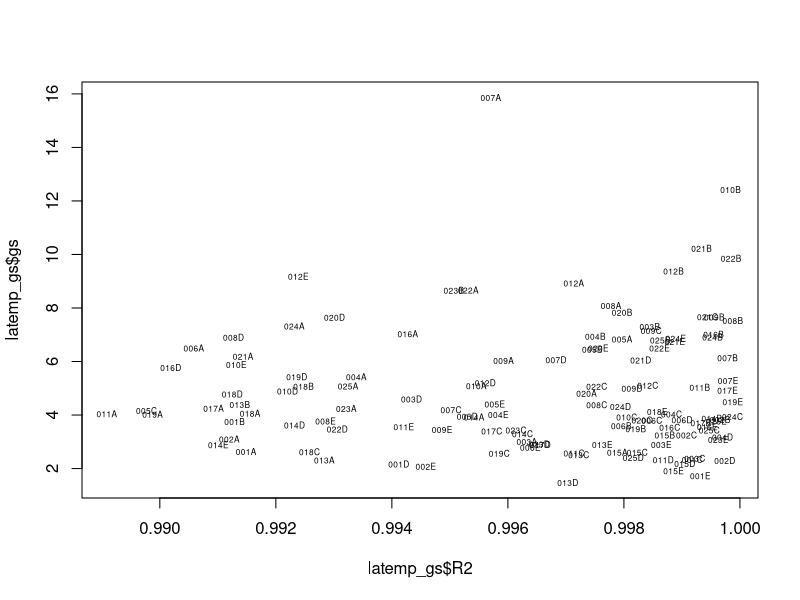
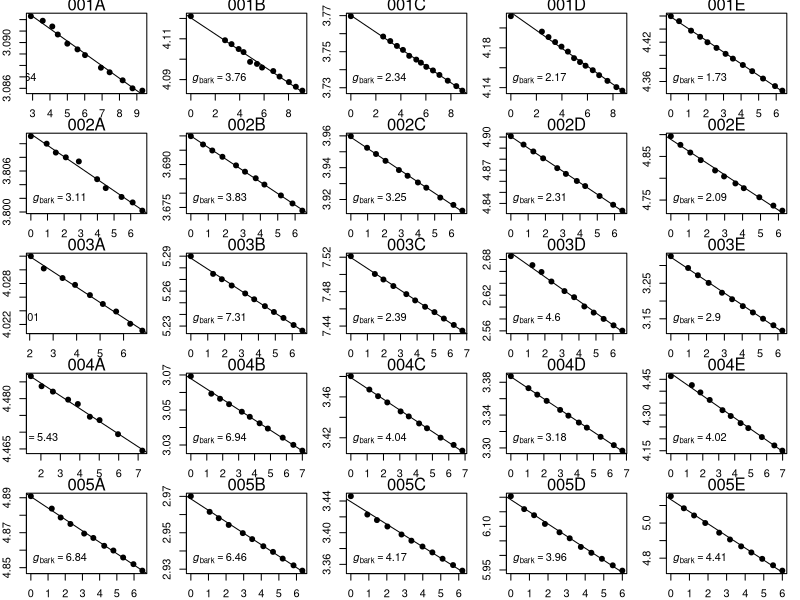
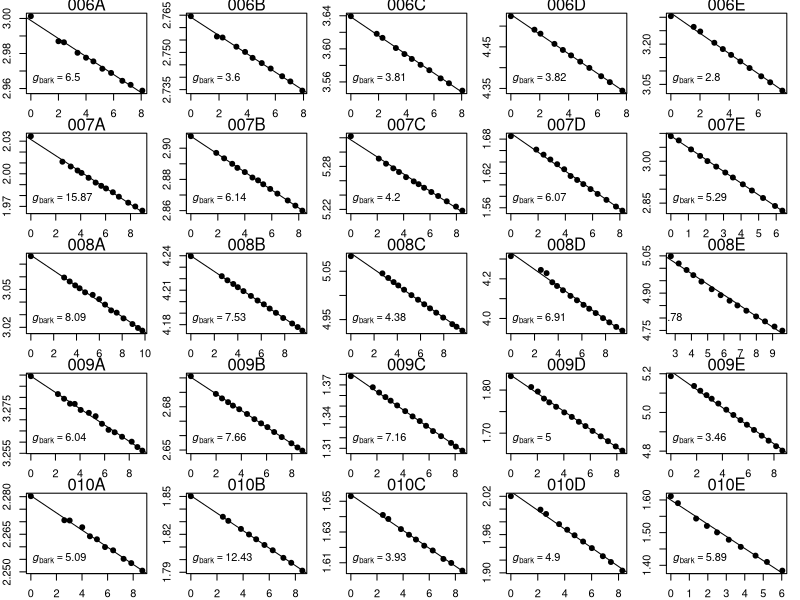
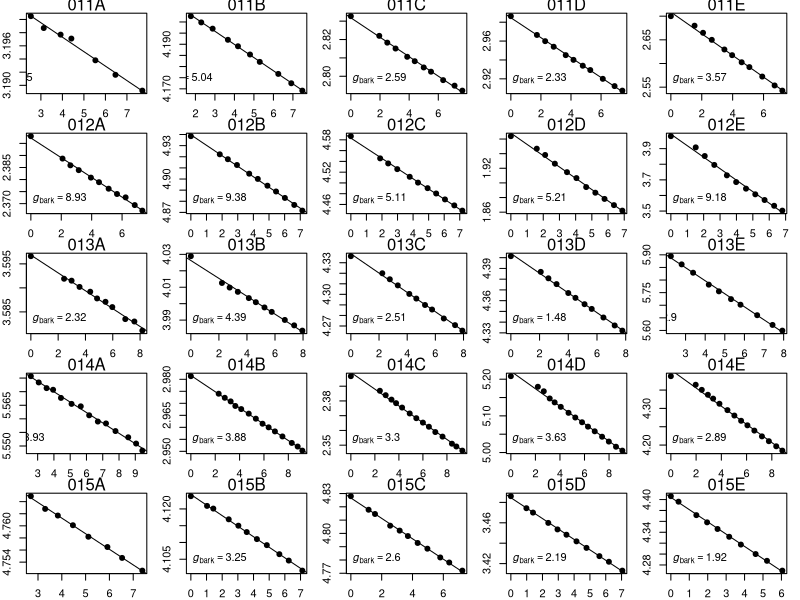
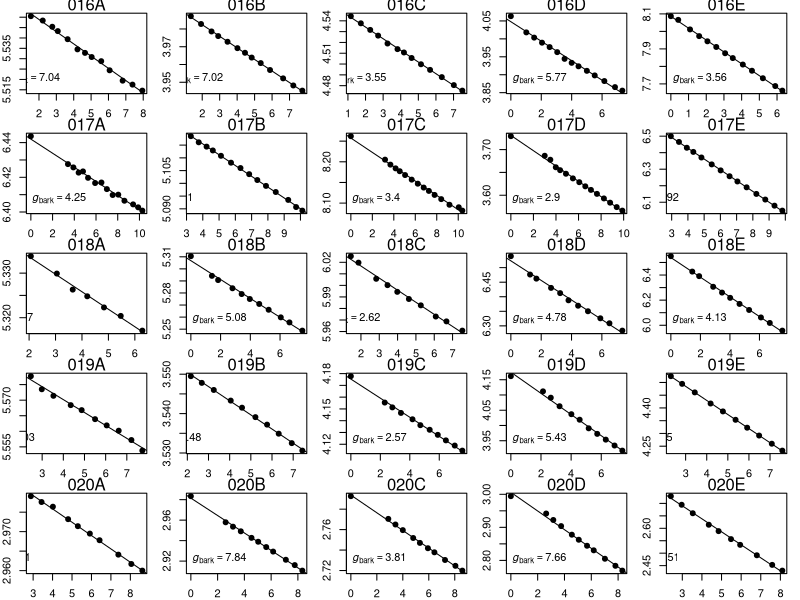
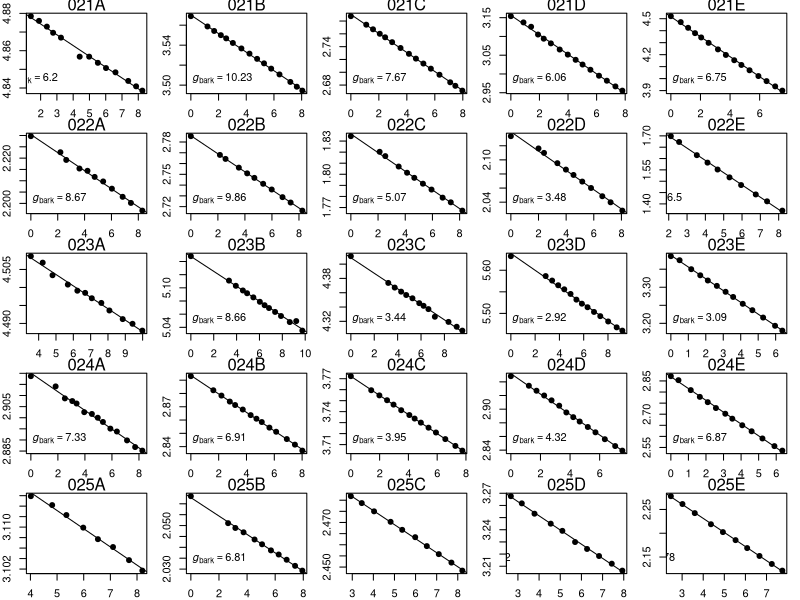
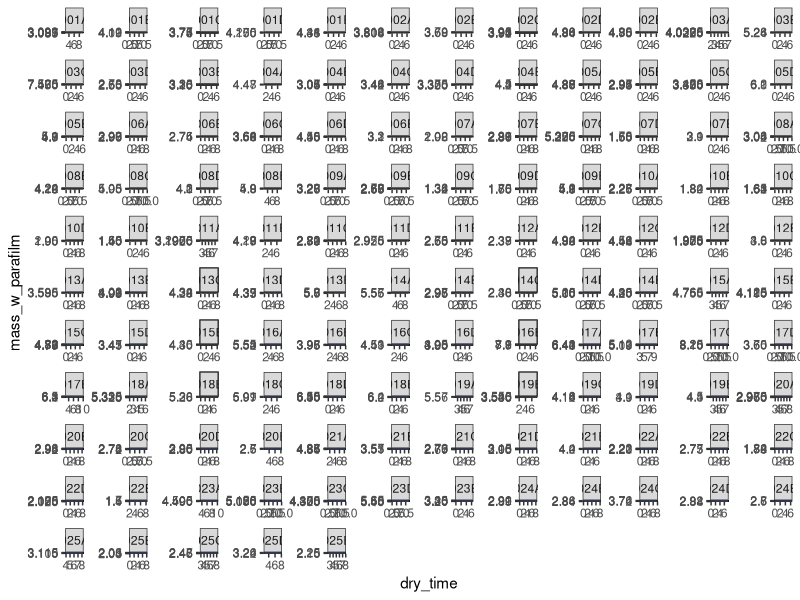

The R source for these figures, in order: (Note: this script raises an error after producing the figures.)
setwd("E://LSU//research//gbark_temperature")
library(MASS)
library(leaps)
library(dplyr)
latemp1<-read.csv("temperature x gbark dry down.csv")
#colnames(latemp1)<-c("tag","date","sp",	"treatment"	,"segment_location",	"segment"	,"mass_w_parafilm",	"hour",	"minute")

#latemp1$tag<-as.numeric(latemp1$tag)
#latemp1$sp[is.na(latemp1$sp)] = "NA"
#latemp1$ob<-seq(1,length(latemp1$tag),1)


#make date and time readable
latemp1$time<-paste(latemp1$hour,latemp1$minute,sep=":")
latemp1$date_and_time1<-paste(latemp1$measurement_date,latemp1$time,sep=" ")
latemp1$rtime<-as.POSIXct(latemp1$date_and_time1,format="%Y.%m.%d %H:%M")

###calculate hours of dry down 
###What is end included time?
latemp_dry1<-data.frame(matrix(nrow=0,ncol=3,data=NA))
names(latemp_dry1)<-c("segment","start_time","end_time")


for(i in unique(latemp1$segment[!is.na(latemp1$mass_w_parafilm)]))
{latemp_dry1[i,1]<-paste(i)
latemp_dry1[i,2]<-paste(min(latemp1$rtime[latemp1$segment==i]))
#latemp_dry1[i,3]<-paste(max(latemp1$rtime[latemp1$exclude==0 & latemp1$tag==i]))
latemp_dry1[i,3]<-paste(max(latemp1$rtime[latemp1$segment==i]))}

latemp_dry1$start_time<-as.POSIXct(latemp_dry1$start_time,format="%Y-%m-%d %H:%M")
#latemp_dry1$end_included_time<-as.POSIXct(latemp_dry1$end_included_time,format="%Y-%m-%d %H:%M")
latemp_dry1$end_time<-as.POSIXct(latemp_dry1$end_time,format="%Y-%m-%d %H:%M")
latemp_dry1$total_time<-as.numeric(latemp_dry1$end_time-latemp_dry1$start_time)


#
latemp<-merge(latemp1,latemp_dry1,by="segment")
latemp$dry_time<-(as.numeric(latemp$rtime-latemp$start_time))/3600


#get the R^2 for each segment
x<-latemp$mass_w_parafilm[latemp$segment=="023E"]
y<-as.numeric(latemp$dry_time[latemp$segment=="023E"])

for(i in 1:length(x))
{xi<-x[x<= c(sort(x)[length(x)+1-i])]
yi<-y[y>= c(sort(y,decreasing=T)[length(y)+1-i])]
lm<-lm(xi~yi)
print(summary(lm)$r.squared)
}

##Make it for each segment, a function?
r2_exclude=function(a){
  x<-latemp$mass_w_parafilm[latemp$segment==a]
  y<-as.numeric(latemp$dry_time[latemp$segment==a])
  
  for(i in 1:length(x))
  {xi<-x[x<= c(sort(x)[length(x)+1-i])]
  yi<-y[y>= c(sort(y,decreasing=T)[length(y)+1-i])]
  lm<-lm(xi~yi)
  print(summary(lm)$r.squared)
  }
}

#R2>0.99
  
###Input the excluded data
latemp2<-read.csv("temperature x gbark dry down_exclude.csv")
colnames(latemp2)<-c("tag","collection_date","round","date","sp",	"treatment"	,"treatment_ID",	"segment"	,"mass_w_parafilm",	"exclude","hour",	"minute")


#make date and time readable
latemp2$time<-paste(latemp2$hour,latemp2$minute,sep=":")
latemp2$date_and_time1<-paste(latemp2$date,latemp2$time,sep=" ")
latemp2$rtime<-as.POSIXct(latemp2$date_and_time1,format="%Y.%m.%d %H:%M")

###calculate hours of dry down 
###What is end included time?
latemp_dry2<-data.frame(matrix(nrow=0,ncol=4,data=NA))
names(latemp_dry2)<-c("segment","start_time","end_included_time","end_time")


for(i in unique(latemp2$segment[!is.na(latemp2$mass_w_parafilm)]))
{latemp_dry2[i,1]<-paste(i)
latemp_dry2[i,2]<-paste(min(latemp2$rtime[latemp2$segment==i]))
latemp_dry2[i,3]<-paste(max(latemp2$rtime[latemp2$exclude==0 & latemp2$segment==i]))
latemp_dry2[i,4]<-paste(max(latemp2$rtime[latemp2$segment==i]))}

latemp_dry2$start_time<-as.POSIXct(latemp_dry2$start_time,format="%Y-%m-%d %H:%M")
latemp_dry2$end_included_time<-as.POSIXct(latemp_dry2$end_included_time,format="%Y-%m-%d %H:%M")
latemp_dry2$end_time<-as.POSIXct(latemp_dry2$end_time,format="%Y-%m-%d %H:%M")
latemp_dry2$total_time<-as.numeric(latemp_dry2$end_time-latemp_dry2$start_time)


#
latemp<-merge(latemp2,latemp_dry2,by="segment")
latemp$dry_time<-(as.numeric(latemp$rtime-latemp$start_time))/3600

#exlude outlier points within stems that are probably due to wet stems or lack of water in the segment
latemp<-latemp[latemp$exclude!=1,]


 
#input air temp and RH
latemp_tRH10C<-read.csv("temp x gbark tRH 10C.csv")
latemp_tRH25C<-read.csv("temp x gbark tRH 25C.csv")
latemp_tRH35C<-read.csv("temp x gbark tRH 35C.csv")
latemp_tRH45C<-read.csv("temp x gbark tRH 45C.csv")
latemp_tRH55C<-read.csv("temp x gbark tRH 55C.csv")

#separate segment by temperature id 
latemp_A<-latemp[latemp$treatment_ID=="A",]
latemp_B<-latemp[latemp$treatment_ID=="B",]
latemp_C<-latemp[latemp$treatment_ID=="C",]
latemp_D<-latemp[latemp$treatment_ID=="D",]
latemp_E<-latemp[latemp$treatment_ID=="E",]

#Sys.setenv(TZ="CDT")
#Sys.getenv("TZ")
#options(tz="CDT")

###10C---A----
latemp_tRH10C$rtime<-as.POSIXct(latemp_tRH10C$TIMESTAMP,format="%Y/%m/%d %H:%M")
#calculate D as mole fraction difference

#Log10 ew =  10.79574 (1-273.16/T)                                                          [3]
#- 5.02800 Log10(T/273.16)
#+ 1.50475 10-4 (1 - 10^(-8.2969*(T/273.16-1)))
#+ 0.42873 10-3 (10^(+4.76955*(1-273.16/T)) - 1)
#+ 0.78614
#with T in [K] and ew in [hPa] (Goff, 1957)

#latemp_tRH10C$svp_1<-0.6135*exp(17.502*latemp_tRH10C$Temp_Avg/(240.97+latemp_tRH10C$Temp_Avg)) #from LI610 manual
latemp_tRH10C$svp_1<-0.1*(10^(10.79574*(1-273.16/(latemp_tRH10C$Temp_Avg+273.15)) - 5.02800*log10((latemp_tRH10C$Temp_Avg+273.15)/273.16)+
                           1.50475*10^(-4)*(1-10^(-8.2969*((latemp_tRH10C$Temp_Avg+273.15)/273.16-1)))+
                           0.42873*10^(-3)*(10^(4.76955*(1-273.16/(latemp_tRH10C$Temp_Avg+273.15))))+
                           0.78614)) # Golf 1957 unit:kPa
#latemp_tRH10C$svp_1<-0.1*(10^(-7.90298*(373.16/(latemp_tRH10C$Temp_Avg+273.15)-1)+5.02808*log10(373.16/(latemp_tRH10C$Temp_Avg+273.15))-
#                           1.3816*10^(-7)*(10^(11.344*(1-(latemp_tRH10C$Temp_Avg+273.15)/373.16))-1)+
#                           8.1328*10^(-3)*(10^(-3.49149*(373.16/(latemp_tRH10C$Temp_Avg+273.15)-1))-1)+log10(1013.246))) #Goff Gratch 1946
latemp_tRH10C$vpd_1<-((100-latemp_tRH10C$RH_Avg)/100)*latemp_tRH10C$svp_1
latemp_tRH10C$D1<-(latemp_tRH10C$vpd_1/101.3)


#for each stem, calculate water loss rate with an lm and put coeffients in a table
latemp_regs2A<-data.frame(matrix(nrow=0,ncol=8,data=NA))
names(latemp_regs2A)<-c("segment","int","slope","R2","D","D_sd","Tc","Tc_sd")

for (i in unique(latemp_A$segment))
{
  lm1<-lm(latemp_A$mass_w_parafilm[latemp_A$segment==i]~as.numeric(latemp_A$dry_time[latemp_A$segment==i]))
  
  #print(lm1$coefficients[2])
  latemp_regs2A[i,1]<-paste(i)
  latemp_regs2A[i,2]<-paste(lm1$coefficients[1])
  latemp_regs2A[i,3]<-paste(lm1$coefficients[2])
  latemp_regs2A[i,4]<-paste(round(summary(lm1)$adj.r.squared,5))
}

#put in mean D over the course of each stem dry down
latemp_tRH10C$rtime<-as.numeric(latemp_tRH10C$rtime)
for (i in unique(latemp_A$segment))
{
  latemp_regs2A[i,5]<-paste(mean(latemp_tRH10C$D1[latemp_tRH10C$rtime>=latemp_A$start_time[latemp_A$segment==i]&latemp_tRH10C$rtime<=latemp_A$end_time[latemp_A$segment==i]],na.rm=T))
  latemp_regs2A[i,6]<-paste(sd(latemp_tRH10C$D1[latemp_tRH10C$rtime>=latemp_A$start_time[latemp_A$segment==i]&latemp_tRH10C$rtime<=latemp_A$end_time[latemp_A$segment==i]],na.rm=T))
  latemp_regs2A[i,7]<-paste(mean(latemp_tRH10C$Temp_Avg[latemp_tRH10C$rtime>=latemp_A$start_time[latemp_A$segment==i]&latemp_tRH10C$rtime<=latemp_A$end_time[latemp_A$segment==i]],na.rm=T))
  latemp_regs2A[i,8]<-paste(sd(latemp_tRH10C$Temp_Avg[latemp_tRH10C$rtime>=latemp_A$start_time[latemp_A$segment==i]&latemp_tRH10C$rtime<=latemp_A$end_time[latemp_A$segment==i]],na.rm=T))
}


###25C---B----
latemp_tRH25C$rtime<-as.POSIXct(latemp_tRH25C$TIMESTAMP,format="%Y/%m/%d %H:%M")
#calculate D as mole fraction difference
#latemp_tRH25C$svp_1<-0.6135*exp(17.502*latemp_tRH25C$Temp_Avg/(240.97+latemp_tRH25C$Temp_Avg)) #from LI610 manual
latemp_tRH25C$svp_1<-0.1*(10^(10.79574*(1-273.16/(latemp_tRH25C$Temp_Avg+273.15)) - 5.02800*log10((latemp_tRH25C$Temp_Avg+273.15)/273.16)+
                           1.50475*10^(-4)*(1-10^(-8.2969*((latemp_tRH25C$Temp_Avg+273.15)/273.16-1)))+
                           0.42873*10^(-3)*(10^(4.76955*(1-273.16/(latemp_tRH25C$Temp_Avg+273.15))))+
                           0.78614))#Goff 1957
#latemp_tRH25C$svp_1<-0.1*(10^(-7.90298*(373.16/(latemp_tRH25C$Temp_Avg+273.15)-1)+5.02808*log10(373.16/(latemp_tRH25C$Temp_Avg+273.15))-
 #                          1.3816*10^(-7)*(10^(11.344*(1-(latemp_tRH25C$Temp_Avg+273.15)/373.16))-1)+
  #                         8.1328*10^(-3)*(10^(-3.49149*(373.16/(latemp_tRH25C$Temp_Avg+273.15)-1))-1)+log10(1013.246))) #Goff Gratch 1946
latemp_tRH25C$vpd_1<-((100-latemp_tRH25C$RH_Avg)/100)*latemp_tRH25C$svp_1
latemp_tRH25C$D1<-(latemp_tRH25C$vpd_1/101.3)


#for each stem, calculate water loss rate with an lm and put coeffients in a table
latemp_regs2B<-data.frame(matrix(nrow=0,ncol=8,data=NA))
names(latemp_regs2B)<-c("segment","int","slope","R2","D","D_sd","Tc","Tc_sd")

for (i in unique(latemp_B$segment))
{
  lm1<-lm(latemp_B$mass_w_parafilm[latemp_B$segment==i]~as.numeric(latemp_B$dry_time[latemp_B$segment==i]))
  
  #print(lm1$coefficients[2])
  latemp_regs2B[i,1]<-paste(i)
  latemp_regs2B[i,2]<-paste(lm1$coefficients[1])
  latemp_regs2B[i,3]<-paste(lm1$coefficients[2])
  latemp_regs2B[i,4]<-paste(round(summary(lm1)$adj.r.squared,5))
}

#put in mean D over the course of each stem dry down
latemp_tRH25C$rtime<-as.numeric(latemp_tRH25C$rtime)
for (i in unique(latemp_B$segment))
{
  latemp_regs2B[i,5]<-paste(mean(latemp_tRH25C$D1[latemp_tRH25C$rtime>=latemp_B$start_time[latemp_B$segment==i]&latemp_tRH25C$rtime<=latemp_B$end_time[latemp_B$segment==i]],na.rm=T))
  latemp_regs2B[i,6]<-paste(sd(latemp_tRH25C$D1[latemp_tRH25C$rtime>=latemp_B$start_time[latemp_B$segment==i]&latemp_tRH25C$rtime<=latemp_B$end_time[latemp_B$segment==i]],na.rm=T))
  latemp_regs2B[i,7]<-paste(mean(latemp_tRH25C$Temp_Avg[latemp_tRH25C$rtime>=latemp_B$start_time[latemp_B$segment==i]&latemp_tRH25C$rtime<=latemp_B$end_time[latemp_B$segment==i]],na.rm=T))
  latemp_regs2B[i,8]<-paste(sd(latemp_tRH25C$Temp_Avg[latemp_tRH25C$rtime>=latemp_B$start_time[latemp_B$segment==i]&latemp_tRH25C$rtime<=latemp_B$end_time[latemp_B$segment==i]],na.rm=T))
}

###35C---C----
latemp_tRH35C$rtime<-as.POSIXct(latemp_tRH35C$TIMESTAMP,format="%Y/%m/%d %H:%M")
#calculate D as mole fraction difference
#latemp_tRH35C$svp_1<-0.6135*exp(17.502*latemp_tRH35C$Temp_Avg/(240.97+latemp_tRH35C$Temp_Avg)) #from LI610 manual
latemp_tRH35C$svp_1<-0.1*(10^(10.79574*(1-273.16/(latemp_tRH35C$Temp_Avg+273.15)) - 5.02800*log10((latemp_tRH35C$Temp_Avg+273.15)/273.16)+
                           1.50475*10^(-4)*(1-10^(-8.2969*((latemp_tRH35C$Temp_Avg+273.15)/273.16-1)))+
                           0.42873*10^(-3)*(10^(4.76955*(1-273.16/(latemp_tRH35C$Temp_Avg+273.15))))+
                           0.78614))#Golf 1957
#latemp_tRH35C$svp_1<-0.1*(10^(-7.90298*(373.16/(latemp_tRH35C$Temp_Avg+273.15)-1)+5.02808*log10(373.16/(latemp_tRH35C$Temp_Avg+273.15))-
 #                          1.3816*10^(-7)*(10^(11.344*(1-(latemp_tRH35C$Temp_Avg+273.15)/373.16))-1)+
  #                         8.1328*10^(-3)*(10^(-3.49149*(373.16/(latemp_tRH35C$Temp_Avg+273.15)-1))-1)+log10(1013.246))) #Goff Gratch 1946
latemp_tRH35C$vpd_1<-((100-latemp_tRH35C$RH_Avg)/100)*latemp_tRH35C$svp_1
latemp_tRH35C$D1<-(latemp_tRH35C$vpd_1/101.3)


#for each stem, calculate water loss rate with an lm and put coeffients in a table
latemp_regs2C<-data.frame(matrix(nrow=0,ncol=8,data=NA))
names(latemp_regs2C)<-c("segment","int","slope","R2","D","D_sd","Tc","Tc_sd")

for (i in unique(latemp_C$segment))
{
  lm1<-lm(latemp_C$mass_w_parafilm[latemp_C$segment==i]~as.numeric(latemp_C$dry_time[latemp_C$segment==i]))
  
  #print(lm1$coefficients[2])
  latemp_regs2C[i,1]<-paste(i)
  latemp_regs2C[i,2]<-paste(lm1$coefficients[1])
  latemp_regs2C[i,3]<-paste(lm1$coefficients[2])
  latemp_regs2C[i,4]<-paste(round(summary(lm1)$adj.r.squared,5))
}

#put in mean D over the course of each stem dry down
latemp_tRH35C$rtime<-as.numeric(latemp_tRH35C$rtime)
for (i in unique(latemp_C$segment))
{
  latemp_regs2C[i,5]<-paste(mean(latemp_tRH35C$D1[latemp_tRH35C$rtime>=latemp_C$start_time[latemp_C$segment==i]&latemp_tRH35C$rtime<=latemp_C$end_time[latemp_C$segment==i]],na.rm=T))
  latemp_regs2C[i,6]<-paste(sd(latemp_tRH35C$D1[latemp_tRH35C$rtime>=latemp_C$start_time[latemp_C$segment==i]&latemp_tRH35C$rtime<=latemp_C$end_time[latemp_C$segment==i]],na.rm=T))
  latemp_regs2C[i,7]<-paste(mean(latemp_tRH35C$Temp_Avg[latemp_tRH35C$rtime>=latemp_C$start_time[latemp_C$segment==i]&latemp_tRH35C$rtime<=latemp_C$end_time[latemp_C$segment==i]],na.rm=T))
  latemp_regs2C[i,8]<-paste(sd(latemp_tRH35C$Temp_Avg[latemp_tRH35C$rtime>=latemp_C$start_time[latemp_C$segment==i]&latemp_tRH35C$rtime<=latemp_C$end_time[latemp_C$segment==i]],na.rm=T))
}

###45C---D----
latemp_tRH45C$rtime<-as.POSIXct(latemp_tRH45C$TIMESTAMP,format="%Y/%m/%d %H:%M")
#calculate D as mole fraction difference
#latemp_tRH45C$svp_1<-0.6135*exp(17.502*latemp_tRH45C$Temp_Avg/(240.97+latemp_tRH45C$Temp_Avg)) #from LI610 manual
latemp_tRH45C$svp_1<-0.1*(10^(10.79574*(1-273.16/(latemp_tRH45C$Temp_Avg+273.15)) - 5.02800*log10((latemp_tRH45C$Temp_Avg+273.15)/273.16)+
                           1.50475*10^(-4)*(1-10^(-8.2969*((latemp_tRH45C$Temp_Avg+273.15)/273.16-1)))+
                           0.42873*10^(-3)*(10^(4.76955*(1-273.16/(latemp_tRH45C$Temp_Avg+273.15))))+
                           0.78614))
#latemp_tRH45C$svp_1<-0.1*(10^(-7.90298*(373.16/(latemp_tRH45C$Temp_Avg+273.15)-1)+5.02808*log10(373.16/(latemp_tRH45C$Temp_Avg+273.15))-
 #                          1.3816*10^(-7)*(10^(11.344*(1-(latemp_tRH45C$Temp_Avg+273.15)/373.16))-1)+
  #                         8.1328*10^(-3)*(10^(-3.49149*(373.16/(latemp_tRH45C$Temp_Avg+273.15)-1))-1)+log10(1013.246))) #Goff Gratch 1946
latemp_tRH45C$vpd_1<-((100-latemp_tRH45C$RH_Avg)/100)*latemp_tRH45C$svp_1
latemp_tRH45C$D1<-(latemp_tRH45C$vpd_1/101.3)


#for each stem, calculate water loss rate with an lm and put coeffients in a table
latemp_regs2D<-data.frame(matrix(nrow=0,ncol=8,data=NA))
names(latemp_regs2D)<-c("segment","int","slope","R2","D","D_sd","Tc","Tc_sd")

for (i in unique(latemp_D$segment))
{
  lm1<-lm(latemp_D$mass_w_parafilm[latemp_D$segment==i]~as.numeric(latemp_D$dry_time[latemp_D$segment==i]))
  
  #print(lm1$coefficients[2])
  latemp_regs2D[i,1]<-paste(i)
  latemp_regs2D[i,2]<-paste(lm1$coefficients[1])
  latemp_regs2D[i,3]<-paste(lm1$coefficients[2])
  latemp_regs2D[i,4]<-paste(round(summary(lm1)$adj.r.squared,5))
}

#put in mean D over the course of each stem dry down
latemp_tRH45C$rtime<-as.numeric(latemp_tRH45C$rtime)
for (i in unique(latemp_D$segment))
{
  latemp_regs2D[i,5]<-paste(mean(latemp_tRH45C$D1[latemp_tRH45C$rtime>=latemp_D$start_time[latemp_D$segment==i]&latemp_tRH45C$rtime<=latemp_D$end_time[latemp_D$segment==i]],na.rm=T))
  latemp_regs2D[i,6]<-paste(sd(latemp_tRH45C$D1[latemp_tRH45C$rtime>=latemp_D$start_time[latemp_D$segment==i]&latemp_tRH45C$rtime<=latemp_D$end_time[latemp_D$segment==i]],na.rm=T))
  latemp_regs2D[i,7]<-paste(mean(latemp_tRH45C$Temp_Avg[latemp_tRH45C$rtime>=latemp_D$start_time[latemp_D$segment==i]&latemp_tRH45C$rtime<=latemp_D$end_time[latemp_D$segment==i]],na.rm=T))
  latemp_regs2D[i,8]<-paste(sd(latemp_tRH45C$Temp_Avg[latemp_tRH45C$rtime>=latemp_D$start_time[latemp_D$segment==i]&latemp_tRH45C$rtime<=latemp_D$end_time[latemp_D$segment==i]],na.rm=T))
}


###55C---E----
latemp_tRH55C$rtime<-as.POSIXct(latemp_tRH55C$TIMESTAMP,format="%Y/%m/%d %H:%M")
#calculate D as mole fraction difference
#latemp_tRH55C$svp_1<-0.6135*exp(17.502*latemp_tRH55C$Temp_Avg/(240.97+latemp_tRH55C$Temp_Avg)) #from LI610 manual
latemp_tRH55C$svp_1<-0.1*(10^(10.79574*(1-273.16/(latemp_tRH55C$Temp_Avg+273.15)) - 5.02800*log10((latemp_tRH55C$Temp_Avg+273.15)/273.16)+
                           1.50475*10^(-4)*(1-10^(-8.2969*((latemp_tRH55C$Temp_Avg+273.15)/273.16-1)))+
                           0.42873*10^(-3)*(10^(4.76955*(1-273.16/(latemp_tRH55C$Temp_Avg+273.15))))+
                           0.78614))
#latemp_tRH55C$svp_1<-0.1*(10^(-7.90298*(373.16/(latemp_tRH55C$Temp_Avg+273.15)-1)+5.02808*log10(373.16/(latemp_tRH55C$Temp_Avg+273.15))-
 #                          1.3816*10^(-7)*(10^(11.344*(1-(latemp_tRH55C$Temp_Avg+273.15)/373.16))-1)+
  #                         8.1328*10^(-3)*(10^(-3.49149*(373.16/(latemp_tRH55C$Temp_Avg+273.15)-1))-1)+log10(1013.246))) #Goff Gratch 1946
latemp_tRH55C$vpd_1<-((100-latemp_tRH55C$RH_Avg)/100)*latemp_tRH55C$svp_1
latemp_tRH55C$D1<-(latemp_tRH55C$vpd_1/101.3)


#for each stem, calculate water loss rate with an lm and put coeffients in a table
latemp_regs2E<-data.frame(matrix(nrow=0,ncol=8,data=NA))
names(latemp_regs2E)<-c("segment","int","slope","R2","D","D_sd","Tc","Tc_sd")

for (i in unique(latemp_E$segment))
{
  lm1<-lm(latemp_E$mass_w_parafilm[latemp_E$segment==i]~as.numeric(latemp_E$dry_time[latemp_E$segment==i]))
  
  #print(lm1$coefficients[2])
  latemp_regs2E[i,1]<-paste(i)
  latemp_regs2E[i,2]<-paste(lm1$coefficients[1])
  latemp_regs2E[i,3]<-paste(lm1$coefficients[2])
  latemp_regs2E[i,4]<-paste(round(summary(lm1)$adj.r.squared,5))
}

#put in mean D over the course of each stem dry down
latemp_tRH55C$rtime<-as.numeric(latemp_tRH55C$rtime)
for (i in unique(latemp_E$segment))
{
  latemp_regs2E[i,5]<-paste(mean(latemp_tRH55C$D1[latemp_tRH55C$rtime>=latemp_E$start_time[latemp_E$segment==i]&latemp_tRH55C$rtime<=latemp_E$end_time[latemp_E$segment==i]],na.rm=T))
  latemp_regs2E[i,6]<-paste(sd(latemp_tRH55C$D1[latemp_tRH55C$rtime>=latemp_E$start_time[latemp_E$segment==i]&latemp_tRH55C$rtime<=latemp_E$end_time[latemp_E$segment==i]],na.rm=T))
  latemp_regs2E[i,7]<-paste(mean(latemp_tRH55C$Temp_Avg[latemp_tRH55C$rtime>=latemp_E$start_time[latemp_E$segment==i]&latemp_tRH55C$rtime<=latemp_E$end_time[latemp_E$segment==i]],na.rm=T))
  latemp_regs2E[i,8]<-paste(sd(latemp_tRH55C$Temp_Avg[latemp_tRH55C$rtime>=latemp_E$start_time[latemp_E$segment==i]&latemp_tRH55C$rtime<=latemp_E$end_time[latemp_E$segment==i]],na.rm=T))
}


#----

latemp_regs2<-rbind(latemp_regs2A,latemp_regs2B,latemp_regs2C,latemp_regs2D,latemp_regs2E)
#calculate water loss rate in mols per second
# divide by 18.01528 to convert from grams to moles
latemp_regs2$slope<-as.numeric(latemp_regs2$slope)
latemp_regs2$D<-as.numeric(latemp_regs2$D)
latemp_regs2$mols_per_sec<-(-latemp_regs2$slope/3600)/18.01528


##merge lm coefs /with stem dimensions
latemp_dims<-read.csv("temperature x gbark traits.csv")

df<-unique(latemp[,c("segment","treatment")])
latemp_dims<-merge(latemp_dims,df,all.y = FALSE)
latemp_dims$sampleID<-latemp_dims$segment

##calculate surface area in m2 as cylinder
latemp_dims$diam<-(latemp_dims$basal_diam1+latemp_dims$basal_diam2+latemp_dims$distal_diam1+latemp_dims$distal_diam2)/4
latemp_dims$wood_diam<-(latemp_dims$basal_xylem_diam1+latemp_dims$basal_xylem_diam2+latemp_dims$distal_xylem_diam1+latemp_dims$distal_xylem_diam2)/4
#latemp_dims$exp_length_try1<-(latemp_dims$exp_length1+latemp_dims$exp_length2)/2
#latemp_dims$exp_length_try2<-ifelse(is.na(latemp_dims$exp_length_try1),latemp_dims$exp_length1,latemp_dims$exp_length_try1)
#latemp_dims$exp_length<-ifelse(is.na(latemp_dims$exp_length_try2),latemp_dims$exp_length2,latemp_dims$exp_length_try2)
latemp_dims$sa<-pi*((latemp_dims$diam)/1000)*(latemp_dims$exposed_length/1000)

##calculate bark thickness
latemp_dims$bark_thickness<-(latemp_dims$diam-latemp_dims$wood_diam)/2

#calculate volume and initial water content, and stem density
latemp_dims$vol<-latemp_dims$total_length*(latemp_dims$diam/2)^2
latemp_dims$water_content<-(latemp_dims$fresh_mass-latemp_dims$dry_mass)/latemp_dims$vol
latemp_dims$density<-latemp_dims$dry_mass/latemp_dims$vol


#calculate lenticel density and size
latemp_dims$lenticel_size<-rowMeans(latemp_dims[,c(10:19)],na.rm = T)
latemp_dims$LD<-latemp_dims$n_lenticels/(latemp_dims$diam*latemp_dims$length_counted_lenticel)
##
#names(latemp_regs2)
#names(latemp_dims)
latemp_gs<-merge(latemp_regs2,latemp_dims,all.x=T)


#calculate E and gs over entire drying time
latemp_gs$E<-(latemp_gs$mols_per_sec*1000)/latemp_gs$sa #mmol/s/m2
latemp_gs$gs<-latemp_gs$E/latemp_gs$D #mmol/s/m2

#calculate bark thickness ratio
latemp_gs$bark_thickness_ratio<-latemp_gs$bark_thickness/latemp_gs$diam

####look at R2  
par(mfrow=c(1,1))
plot(latemp_gs$R2,latemp_gs$gs,col=NA)
text(latemp_gs$R2,latemp_gs$gs,latemp_gs$sampleID,cex=.5)
dev.off()  





##plot at dry downs with regression lines and gbark values
par(mfrow=c(5,5))
par(mar=c(2,2,1,1))
for(i in unique(latemp$segment)){
  plot(latemp$dry_time[latemp$segment==i],latemp$mass_w_parafilm[latemp$segment==i])
  points(latemp$dry_time[latemp$segment==i&latemp$exclude==0],latemp$mass_w_parafilm[latemp$segment==i&latemp$exclude==0],pch=16)
  abline(latemp_gs$int[latemp_gs$segment==i],latemp_gs$slope[latemp_gs$segment==i])
  text(adj=c(0,0),x=0.1,y=I(min(latemp$mass_w_parafilm[latemp$segment==i])+.1*(max(latemp$mass_w_parafilm[latemp$segment==i])-min(latemp$mass_w_parafilm[latemp$segment==i]))),bquote(italic(g)[bark]==.(round(latemp_gs$gs[latemp_gs$segment==i],2))))
  mtext(i)
}
dev.off()  
#how to use par?

#plot(latemp$dry_time[latemp$segment=="001b"],latemp$mass_w_parafilm[latemp$segment=="001b"])
#points(latemp$dry_time[latemp$segment=="001b"&latemp$exclude==0],latemp$mass_w_parafilm[latemp$segment=="001b"&latemp$exclude==0],pch=16)
#abline(latemp_gs$int[latemp_gs$segment=="001b"],latemp_gs$slope[latemp_gs$segment=="001b"])
#text(adj=c(0,0),x=0.1,y=I(min(latemp$mass_w_parafilm[latemp$segment=="001b"])+.1*(max(latemp$mass_w_parafilm[latemp$segment=="001b"])-min(latemp$mass_w_parafilm[latemp$segment=="001b"]))),bquote(italic(g)[bark]==.(round(latemp_gs$gs[latemp_gs$segment==i],2))))
#mtext("001b")

library(ggplot2)
plot<-ggplot(latemp,aes(x=dry_time,y=mass_w_parafilm))+
  geom_point()+
  geom_smooth(method = "lm",formula = y~x)+
  facet_wrap(~segment,scales = "free")+
  theme_bw()
plot

#Linear model
lm1<-lm(gs~sp*treatment*segment_location*LD,latemp_gs)
summary(lm1)
anova(lm1)

lm1ls<-lm(gs~treatment*segment_location*LD,ls)
anova(lm1ls)

lm1na<-lm(gs~treatment*segment_location*LD,na)
anova(lm1na)


#lenticel size
lmls<-lm(lenticel_size~treatment*segment_location,ls)
anova(lmls)
lmna<-lm(lenticel_size~treatment*segment_location,na)
anova(lmna)

#lenticel density
lm2<-lm(LD~sp*treatment*segment_location,latemp_gs)
anova(lm2)
lm2ls<-lm(LD~treatment*segment_location,ls)
anova(lm2ls)
lm2na<-lm(LD~treatment*segment_location,na)
anova(lm2na)

#calculate relative gbark
latemp_relgs<-data.frame(matrix(nrow=0,ncol=4,data=NA))
names(latemp_relgs)<-c("PlantID","sp","treatment","relgs")


for(i in unique(latemp_gs$plantID))
{latemp_relgs[i,1]<-paste(i)
latemp_relgs[i,2]<-paste(unique(latemp_gs$sp[latemp_gs$plantID==i]))
latemp_relgs[i,3]<-paste(unique(latemp_gs$treatment[latemp_gs$plantID==i]))
latemp_relgs[i,4]<-paste(latemp_gs$gs[latemp_gs$plantID==i & latemp_gs$segment_location=="base"]/latemp_gs$gs[latemp_gs$plantID==i & latemp_gs$segment_location=="top"])
}

latemp_relgs$relgs<-as.numeric(latemp_relgs$relgs)
plot(latemp_relgs$PlantID,latemp_relgs$relgs)
plot(latemp_relgs$PlantID[latemp_relgs$sp=="NA"],latemp_relgs$relgs[latemp_relgs$sp=="NA"])

latemp_relgs$relgs<-as.numeric(latemp_relgs$relgs)
prelgs1<-ggplot(latemp_relgs,aes(sp,relgs))+
  geom_boxplot()+
  theme_classic()
prelgs1
prelgs2<-ggplot(latemp_relgs,aes(treatment,relgs,fill=sp))+
  geom_boxplot()+
  theme_classic()
prelgs2

latemp_gspos<-data.frame(matrix(nrow=0,ncol=5,data=NA))
names(latemp_gspos)<-c("PlantID","sp","treatment","topgs","basegs")


for(i in unique(latemp_gs$plantID))
{latemp_gspos[i,1]<-paste(i)
latemp_gspos[i,2]<-paste(unique(latemp_gs$sp[latemp_gs$plantID==i]))
latemp_gspos[i,3]<-paste(unique(latemp_gs$treatment[latemp_gs$plantID==i]))
latemp_gspos[i,4]<-paste(latemp_gs$gs[latemp_gs$plantID==i & latemp_gs$segment_location=="top"])
latemp_gspos[i,5]<-paste(latemp_gs$gs[latemp_gs$plantID==i & latemp_gs$segment_location=="base"])
}
latemp_gspos$topgs<-as.numeric(latemp_gspos$topgs)
latemp_gspos$basegs<-as.numeric(latemp_gspos$basegs)

t.test(latemp_gspos[latemp_gspos$sp=="LS",]$topgs,latemp_gspos[latemp_gspos$sp=="LS",]$basegs,paired = T)

t.test(latemp_gspos[latemp_gspos$sp=="NA",]$topgs,latemp_gspos[latemp_gspos$sp=="NA",]$basegs,paired = T)


t.test(latemp_gspos$topgs,latemp_gspos$basegs,paired = T)

var.test(relgs~sp,latemp_relgs)
t.test(relgs~sp,latemp_relgs)

p<-ggplot(latemp_gspos[latemp_gspos$sp=="LS",],aes(basegs,topgs,color=treatment))+
  geom_point()+
  geom_abline()+
  scale_color_grey()+
  theme_classic()+
  theme(axis.text.x=element_blank(),
        axis.ticks.x=element_blank(),
        axis.text.y=element_blank(),
        axis.ticks.y=element_blank())
  
p
p<-ggplot(latemp_gspos[!latemp_gspos$PlantID=="145",],aes(basegs,topgs,color=sp))+
  geom_point()+
  #geom_abline()+
  scale_color_grey()+
  xlab("gbark_base")+
  ylab("gbark_top")+
  theme_classic()+
  theme(axis.text.x=element_blank(),
        axis.ticks.x=element_blank(),
        axis.text.y=element_blank(),
        axis.ticks.y=element_blank())

p

p<-ggplot(latemp_gs[latemp_gs$segment_location=="base",],aes(LD,gs,color=sp))+
  geom_point()+
  #geom_abline()+
  theme_classic()

p

p<-ggplot(latemp_gs[latemp_gs$segment_location=="top",],aes(LD,gs,color=sp))+
  geom_point()+
  #geom_abline()+
  theme_classic()

p

p<-ggplot(latemp_gs[latemp_gs$segment_location=="top",],aes(lenticel_size,gs,color=sp))+
  geom_point()+
  #geom_abline()+
  theme_classic()

p
p<-ggplot(latemp_gs[latemp_gs$segment_location=="base",],aes(lenticel_size,gs,color=sp))+
  geom_point()+
  #geom_abline()+
  theme_classic()

p

p<-ggplot(latemp_gs[latemp_gs$sp=="NA",],aes(lenticel_size,gs))+
  geom_point()+
  geom_abline()+
  theme_classic()

p
